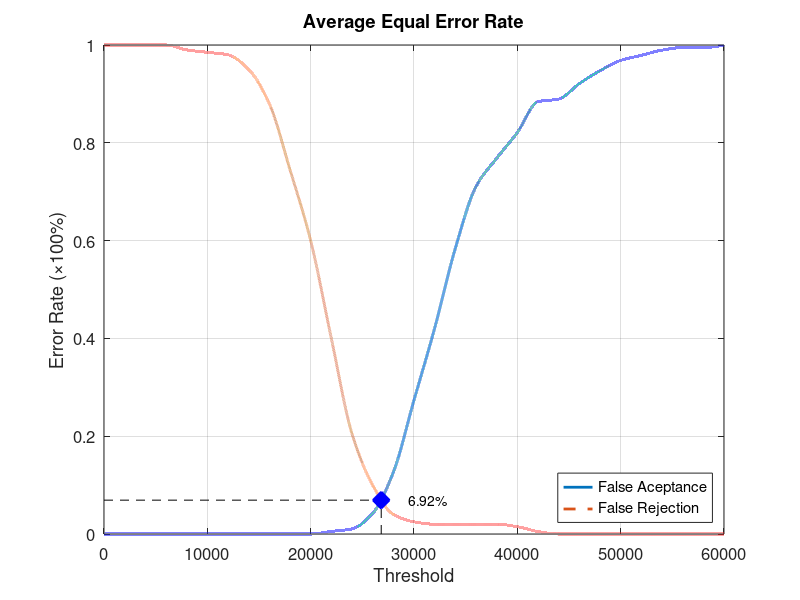
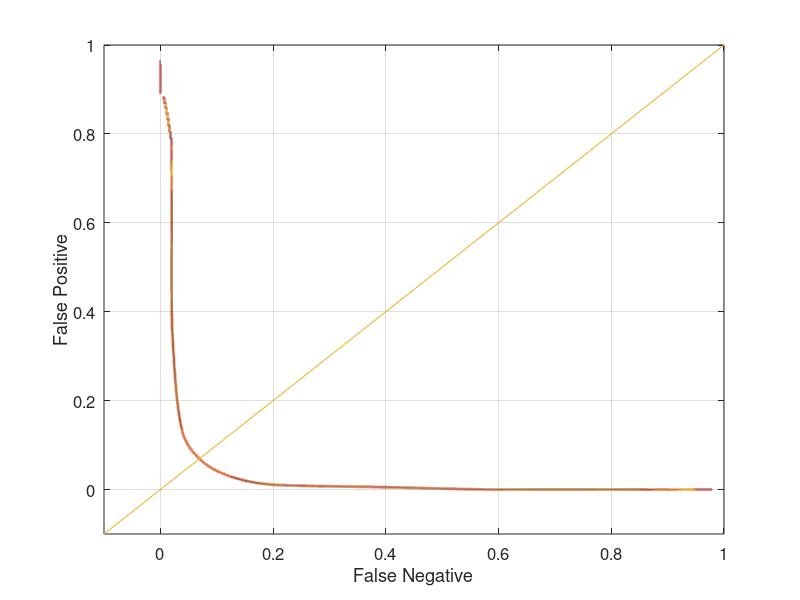

Here is the MATLAB script that generated these plots, in order:
function yEER = Database4_4
close all;
clear;
clc;
x = 0:2000:60000;
xq = 0:0.5:60000;

y0 = [0 0 0 0 0 0 0 0 0 0 0 0.00526316 0.0105263 0.0421053 0.126316 0.273684 0.421053 0.584211 0.710526 0.768421 0.821053 0.884211 0.889474 0.921053 0.947368 0.968421 0.978947 0.989474 0.994737 0.994737 1];
yy0 = interp1(x, y0, xq, 'pchip');
y1 = [1 1 1 1 0.99 0.985 0.98 0.95 0.88 0.745 0.6 0.4 0.205 0.1 0.04 0.025 0.02 0.02 0.02 0.02 0.015 0.005 0 0 0 0 0 0 0 0 0];
yy1 = interp1(x, y1, xq, 'pchip');

% Calculating EER: 
y2 = abs(y0 - y1);
find(y2 == min(y2))
yy2 = abs(yy0 - yy1);
xEER = find(yy2 == min(yy2));
xEERIndex = xq(xEER) % X-axis EER
yEER = yy0(xEER) % Y-axis EER

main = figure
plot(xq, yy0,'-','LineWidth', 2);	hold on
plot(xq, yy1,'--','LineWidth', 2);	hold on
plot([xEERIndex xEERIndex], [0 yEER], 'k--');	hold on
plot([0 xEERIndex], [yEER yEER], 'k--');	hold on
plot(xEERIndex, yEER, 'bx', 'LineWidth', 10);	hold on
text(xEERIndex + 10 * xEERIndex / 100, yEER, [num2str(round((10000 * yEER)) / 100) '%'])
legend('False Aceptance', 'False Rejection', 'Location', 'SouthEast')
xlabel('Threshold')
ylabel('Error Rate (\times100%)')
title('Average Equal Error Rate')
set(gca, 'FontSize', 12)
axis([0 60000 0 1])
grid on

print(main, 'Database4_4Main', '-dpng');
FNRxFPR = figure('Color', [1 1 1]);
plot(yy1, yy0, '-', yy1, yy0, 'LineWidth', 2);
hold on
y = -0.1:0.1:1
plot(y, y); 
set(gca, 'FontSize', 12)
xlabel('False Negative')
ylabel('False Positive')
axis([-0.1 1 -0.1 1])
set(gca, 'FontSize', 12)
grid on

print(FNRxFPR, 'Database4_4FNRxFPR','-dpng');
end
